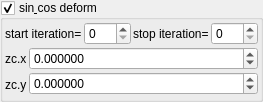
    <widget class="MyGroupBox" name="groupCheck_transf_function_enabledM_false">
     <property name="toolTip">
      <string/>
     </property>
     <property name="title">
      <string>sin&amp; cos deform</string>
     </property>
     <property name="checkable">
      <bool>true</bool>
     </property>
     <layout class="QVBoxLayout" name="verticalLayout_36" stretch="0,0">
      <property name="spacing">
       <number>2</number>
      </property>
      <property name="leftMargin">
       <number>2</number>
      </property>
      <property name="topMargin">
       <number>2</number>
      </property>
      <property name="rightMargin">
       <number>2</number>
      </property>
      <property name="bottomMargin">
       <number>2</number>
      </property>
      <item>
       <layout class="QHBoxLayout" name="horizontalLayout_11" stretch="0,1,0,1">
        <property name="topMargin">
         <number>0</number>
        </property>
        <item>
         <widget class="QLabel" name="label_83">
          <property name="text">
           <string>start iteration=</string>
          </property>
          <property name="wordWrap">
           <bool>true</bool>
          </property>
         </widget>
        </item>
        <item>
         <widget class="MySpinBox" name="spinboxInt_transf_start_iterations_M">
          <property name="sizePolicy">
           <sizepolicy hsizetype="Minimum" vsizetype="Maximum">
            <horstretch>0</horstretch>
            <verstretch>0</verstretch>
           </sizepolicy>
          </property>
          <property name="minimum">
           <number>0</number>
          </property>
          <property name="maximum">
           <number>999</number>
          </property>
          <property name="value">
           <number>0</number>
          </property>
         </widget>
        </item>
        <item>
         <widget class="QLabel" name="label_69">
          <property name="text">
           <string>stop iteration=</string>
          </property>
          <property name="wordWrap">
           <bool>true</bool>
          </property>
         </widget>
        </item>
        <item>
         <widget class="MySpinBox" name="spinboxInt_transf_stop_iterations_M">
          <property name="sizePolicy">
           <sizepolicy hsizetype="Preferred" vsizetype="Maximum">
            <horstretch>0</horstretch>
            <verstretch>0</verstretch>
           </sizepolicy>
          </property>
          <property name="maximum">
           <number>999</number>
          </property>
         </widget>
        </item>
       </layout>
      </item>
      <item>
       <layout class="QGridLayout" name="gridLayout_18" columnstretch="0,0,1">
        <property name="spacing">
         <number>2</number>
        </property>
        <item row="1" column="1" rowspan="2">
         <widget class="QLabel" name="label_120">
          <property name="text">
           <string>zc.y</string>
          </property>
         </widget>
        </item>
        <item row="0" column="1">
         <widget class="QLabel" name="label_119">
          <property name="text">
           <string>zc.x</string>
          </property>
         </widget>
        </item>
        <item row="0" column="2">
         <widget class="MyDoubleSpinBox" name="spinbox_transf_scaleA_0">
          <property name="sizePolicy">
           <sizepolicy hsizetype="Minimum" vsizetype="Maximum">
            <horstretch>0</horstretch>
            <verstretch>0</verstretch>
           </sizepolicy>
          </property>
          <property name="prefix">
           <string/>
          </property>
          <property name="suffix">
           <string/>
          </property>
          <property name="decimals">
           <number>6</number>
          </property>
          <property name="minimum">
           <double>-99.989999999999995</double>
          </property>
          <property name="maximum">
           <double>99.989999999999995</double>
          </property>
          <property name="singleStep">
           <double>0.100000000000000</double>
          </property>
         </widget>
        </item>
        <item row="1" column="2">
         <widget class="MyDoubleSpinBox" name="spinbox_transf_scaleB_0">
          <property name="sizePolicy">
           <sizepolicy hsizetype="Minimum" vsizetype="Maximum">
            <horstretch>0</horstretch>
            <verstretch>0</verstretch>
           </sizepolicy>
          </property>
          <property name="prefix">
           <string/>
          </property>
          <property name="suffix">
           <string/>
          </property>
          <property name="decimals">
           <number>6</number>
          </property>
          <property name="minimum">
           <double>-99.989999999999995</double>
          </property>
          <property name="maximum">
           <double>99.989999999999995</double>
          </property>
          <property name="singleStep">
           <double>0.100000000000000</double>
          </property>
         </widget>
        </item>
       </layout>
      </item>
     </layout>
    </widget>
